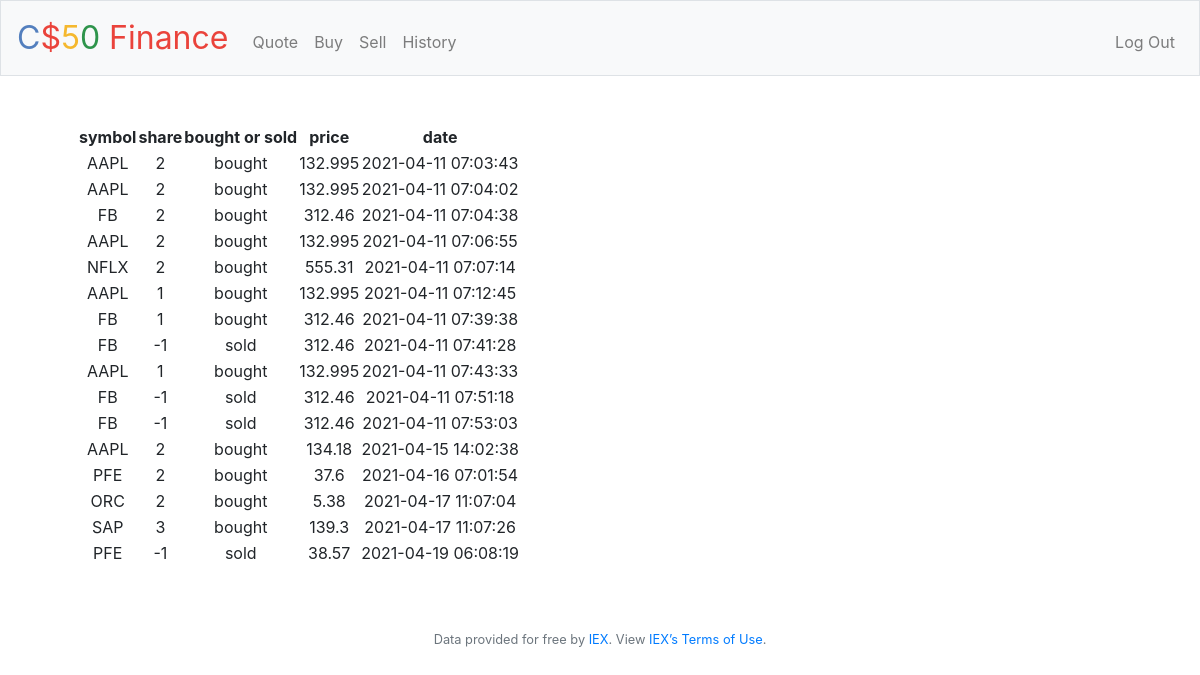
Screenshot of /history (signed in) with the database file from the repository.
### tables this page shows
CREATE TABLE 'track' ('user_id' integer NOT NULL, 'symbol' text NOT NULL,'share' integer NOT NULL, 'price' numeric NOT NULL, 'date' datetime NOT NULL);

### application.py (the view)
@app.route("/history")
@login_required
def history():  #datetime!!!!!!!!!!!! for buy,sell and history
    current_history=db.execute("SELECT symbol, share, price, date FROM track WHERE user_id=(?)",session["user_id"])
    if not current_history:
        return apology("you have bo portfolio")
    for value in current_history:
        value["share"]= +(value["share"])
        if value["share"]>0:
            value.update({"b_or_s" : "bought"})
        else:
            value.update({"b_or_s" : "sold"})
    return render_template("history.html", current_history=current_history)
    return apology("TODO")

### application.py (called while the page is built)
@app.after_request
def after_request(response):
    response.headers["Cache-Control"] = "no-cache, no-store, must-revalidate"
    response.headers["Expires"] = 0
    response.headers["Pragma"] = "no-cache"
    return response

### helpers.py (called while the page is built)
def login_required(f):
    @wraps(f)
    def decorated_function(*args, **kwargs):
        if session.get("user_id") is None:
            return redirect("/login")
        return f(*args, **kwargs)
    return decorated_function

### templates/history.html (shortened to what this page needs)
{% extends "layout.html" %}
{% block main %}
    <form action="/buy" method="post">
         <div class="form-group">
            <table>
                    <thead>
                        <tr>
                            <th>symbol</th>
                            <th>share</th>
                            <th>bought or sold</th>
                            <th>price</th>
                            <th>date</th>
                        </tr>
                    </thead>
                    <tbody>
                        {% for value in current_history %}
                            <tr>
                                <td>{{value["symbol"]}}</td>
                                <td>{{value["share"]}}</td>
                                <td>{{value["b_or_s"]}}</td>
                                <td>{{value['price']}}</td>
                                <td>{{value['date']}}</td>
                            </tr>
                        {% endfor %}
                    </tbody>
            </table>
        </div>
{% endblock %}

### templates/layout.html (shortened to what this page needs)
<!DOCTYPE html>
<html lang="en">
    <head>
        <link rel="stylesheet" href="https://cdn.jsdelivr.net/npm/bootstrap@4.5.3/dist/css/bootstrap.min.css">
        <link href="/static/styles.css" rel="stylesheet">
    </head>
    <body>
        <nav class="navbar navbar-expand-md navbar-light bg-light border">
            <a class="navbar-brand" href="/"><span class="blue">C</span><span class="red">$</span><span class="yellow">5</span><span class="green">0</span> <span class="red">Finance</span></a>
            <div class="collapse navbar-collapse" id="navbar">
                {% if session.user_id %}
                    <ul class="navbar-nav mr-auto mt-2">
                        <li class="nav-item"><a class="nav-link" href="/quote">Quote</a></li>
                        <li class="nav-item"><a class="nav-link" href="/buy">Buy</a></li>
                        <li class="nav-item"><a class="nav-link" href="/sell">Sell</a></li>
                        <li class="nav-item"><a class="nav-link" href="/history">History</a></li>
                    </ul>
                    <ul class="navbar-nav ml-auto mt-2">
                        <li class="nav-item"><a class="nav-link" href="/logout">Log Out</a></li>
                    </ul>
                {% else %}
                    <ul class="navbar-nav ml-auto mt-2">
                        <li class="nav-item"><a class="nav-link" href="/register">Register</a></li>
                        <li class="nav-item"><a class="nav-link" href="/login">Log In</a></li>
                    </ul>
                {% endif %}
            </div>
        </nav>
        <main class="container p-5">
            {% block main %}{% endblock %}
        </main>
        <footer class="small text-center text-muted">
            Data provided for free by <a href="https://iextrading.com/developer">IEX</a>. View <a href="https://iextrading.com/api-exhibit-a/">IEX’s Terms of Use</a>.
        </footer>
    </body>
</html>

### static/styles.css (style rules this page uses)
nav .navbar-brand { font-size: xx-large; }
nav .navbar-brand .blue { color: #537fbe; }
nav .navbar-brand .red { color: #ea433b; }
nav .navbar-brand .yellow { color: #f5b82e; }
nav .navbar-brand .green { color: #2e944b; }
main { overflow-x: auto; text-align: center; }

### rows the page displays
track: symbol "AAPL", share "2", b_or_s "bought", price "132.995", date "2021-04-11 07:03:43"
track: symbol "AAPL", share "2", b_or_s "bought", price "132.995", date "2021-04-11 07:04:02"
track: symbol "FB", share "2", b_or_s "bought", price "312.46", date "2021-04-11 07:04:38"
track: symbol "AAPL", share "2", b_or_s "bought", price "132.995", date "2021-04-11 07:06:55"
track: symbol "NFLX", share "2", b_or_s "bought", price "555.31", date "2021-04-11 07:07:14"
track: symbol "AAPL", share "1", b_or_s "bought", price "132.995", date "2021-04-11 07:12:45"
track: symbol "FB", share "1", b_or_s "bought", price "312.46", date "2021-04-11 07:39:38"
track: symbol "FB", share "-1", b_or_s "sold", price "312.46", date "2021-04-11 07:41:28"
track: symbol "AAPL", share "1", b_or_s "bought", price "132.995", date "2021-04-11 07:43:33"
track: symbol "FB", share "-1", b_or_s "sold", price "312.46", date "2021-04-11 07:51:18"
track: symbol "FB", share "-1", b_or_s "sold", price "312.46", date "2021-04-11 07:53:03"
track: symbol "AAPL", share "2", b_or_s "bought", price "134.18", date "2021-04-15 14:02:38"
track: symbol "PFE", share "2", b_or_s "bought", price "37.6", date "2021-04-16 07:01:54"
track: symbol "ORC", share "2", b_or_s "bought", price "5.38", date "2021-04-17 11:07:04"
track: symbol "SAP", share "3", b_or_s "bought", price "139.3", date "2021-04-17 11:07:26"
track: symbol "PFE", share "-1", b_or_s "sold", price "38.57", date "2021-04-19 06:08:19"
